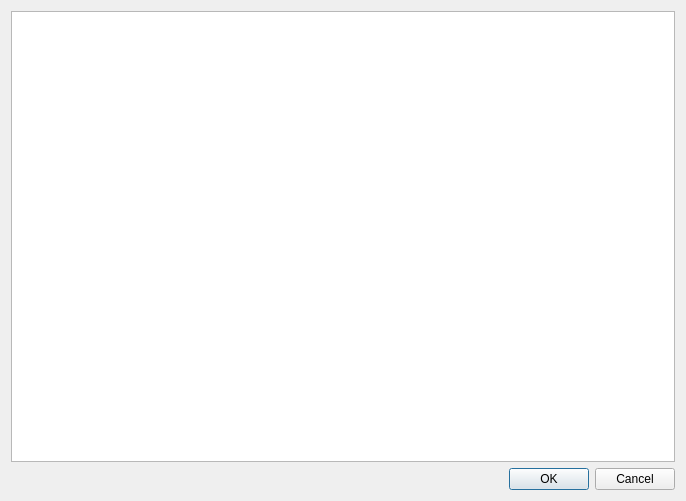
<?xml version="1.0" encoding="UTF-8"?>
<ui version="4.0">
 <class>ImportLogDialog</class>
 <widget class="QDialog" name="ImportLogDialog">
  <property name="geometry">
   <rect>
    <x>0</x>
    <y>0</y>
    <width>686</width>
    <height>501</height>
   </rect>
  </property>
  <property name="windowTitle">
   <string>Dialog</string>
  </property>
  <property name="windowIcon">
   <iconset resource="qressources.qrc">
    <normaloff>:/icon/GeSiER.ico</normaloff>:/icon/GeSiER.ico</iconset>
  </property>
  <layout class="QVBoxLayout" name="verticalLayout">
   <item>
    <widget class="QPlainTextEdit" name="plainTextEdit"/>
   </item>
   <item>
    <widget class="QDialogButtonBox" name="buttonBox">
     <property name="orientation">
      <enum>Qt::Horizontal</enum>
     </property>
     <property name="standardButtons">
      <set>QDialogButtonBox::Cancel|QDialogButtonBox::Ok</set>
     </property>
    </widget>
   </item>
  </layout>
 </widget>
 <resources>
  <include location="qressources.qrc"/>
 </resources>
 <connections>
  <connection>
   <sender>buttonBox</sender>
   <signal>accepted()</signal>
   <receiver>ImportLogDialog</receiver>
   <slot>accept()</slot>
   <hints>
    <hint type="sourcelabel">
     <x>248</x>
     <y>254</y>
    </hint>
    <hint type="destinationlabel">
     <x>157</x>
     <y>274</y>
    </hint>
   </hints>
  </connection>
  <connection>
   <sender>buttonBox</sender>
   <signal>rejected()</signal>
   <receiver>ImportLogDialog</receiver>
   <slot>reject()</slot>
   <hints>
    <hint type="sourcelabel">
     <x>316</x>
     <y>260</y>
    </hint>
    <hint type="destinationlabel">
     <x>286</x>
     <y>274</y>
    </hint>
   </hints>
  </connection>
 </connections>
</ui>
